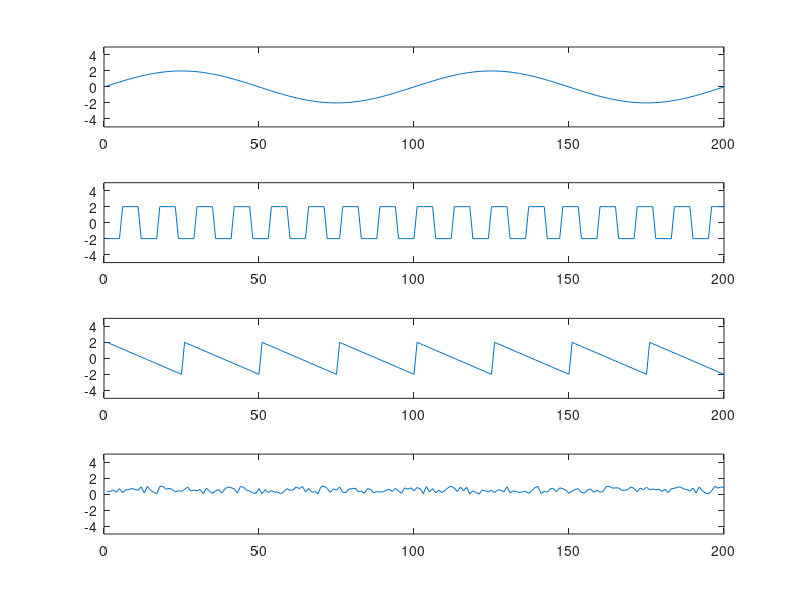
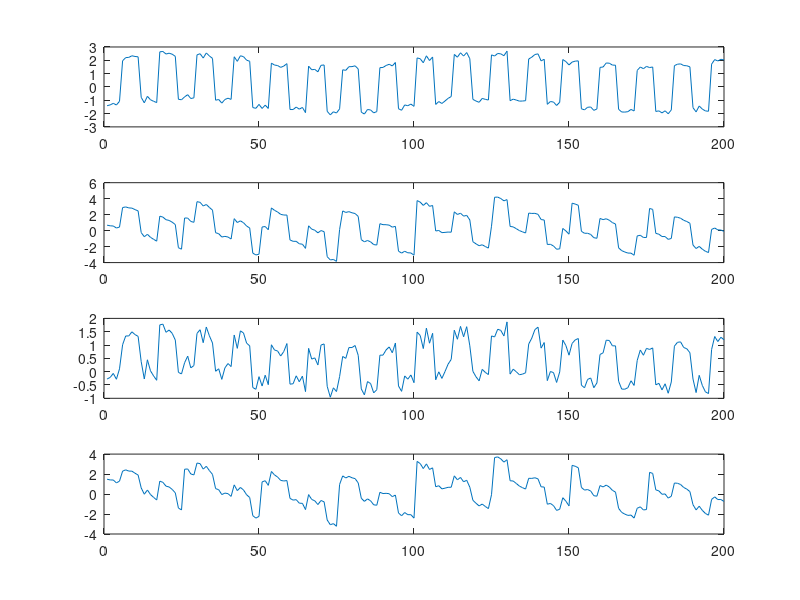

Source code (MATLAB) for these figures, in order: (Note: this script raises an error after producing the figures.)
clear all; clc;

N = 200; 
n = 1:N;

s1 = 2*sin(0.02*pi*n);
t = 1:N;
s2 = 2*square(100*t,50);
a=linspace(1,-1,25); 
s3 = 2*[a,a,a,a,a,a,a,a];

s4 = rand(1,N);
S = [s1;s2;s3;s4];

A = rand(4,4);

X = A*S;

figure(1); subplot(4,1,1); plot(s1); axis([0 N -5,5]);
subplot(4,1,2); plot(s2); axis([0 N -5,5]);
subplot(4,1,3); plot(s3); axis([0 N -5,5]);
subplot(4,1,4); plot(s4); axis([0 N -5,5]);

figure(2); subplot(4,1,1); plot(X(1,:));
subplot(4,1,2); plot(X(2,:));
subplot(4,1,3); plot(X(3,:));
subplot(4,1,4); plot(X(4,:));

Z = ICA(X);

figure(3); subplot(4,1,1); plot(Z(1,:));
subplot(4,1,2); plot(Z(2,:));
subplot(4,1,3); plot(Z(3,:));
subplot(4,1,4); plot(Z(4,:));
